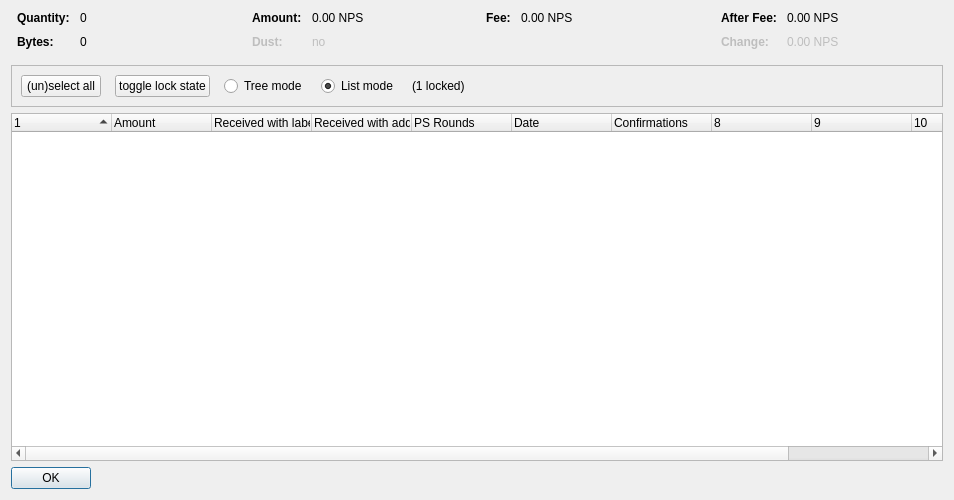
<?xml version="1.0" encoding="UTF-8"?>
<ui version="4.0">
 <class>CoinControlDialog</class>
 <widget class="QDialog" name="CoinControlDialog">
  <property name="geometry">
   <rect>
    <x>0</x>
    <y>0</y>
    <width>954</width>
    <height>500</height>
   </rect>
  </property>
  <property name="windowTitle">
   <string>Coin Selection</string>
  </property>
  <layout class="QVBoxLayout" name="verticalLayout">
   <item>
    <layout class="QHBoxLayout" name="horizontalLayoutTop" stretch="0,0,0,0">
     <property name="topMargin">
      <number>0</number>
     </property>
     <property name="bottomMargin">
      <number>10</number>
     </property>
     <item>
      <layout class="QFormLayout" name="formLayoutCoinControl1">
       <property name="horizontalSpacing">
        <number>10</number>
       </property>
       <property name="verticalSpacing">
        <number>10</number>
       </property>
       <property name="leftMargin">
        <number>6</number>
       </property>
       <property name="rightMargin">
        <number>6</number>
       </property>
       <item row="0" column="0">
        <widget class="QLabel" name="labelCoinControlQuantityText">
         <property name="font">
          <font>
           <weight>75</weight>
           <bold>true</bold>
          </font>
         </property>
         <property name="text">
          <string>Quantity:</string>
         </property>
        </widget>
       </item>
       <item row="0" column="1">
        <widget class="QLabel" name="labelCoinControlQuantity">
         <property name="cursor">
          <cursorShape>IBeamCursor</cursorShape>
         </property>
         <property name="contextMenuPolicy">
          <enum>Qt::ActionsContextMenu</enum>
         </property>
         <property name="text">
          <string notr="true">0</string>
         </property>
         <property name="textInteractionFlags">
          <set>Qt::LinksAccessibleByMouse|Qt::TextSelectableByKeyboard|Qt::TextSelectableByMouse</set>
         </property>
        </widget>
       </item>
       <item row="1" column="0">
        <widget class="QLabel" name="labelCoinControlBytesText">
         <property name="font">
          <font>
           <weight>75</weight>
           <bold>true</bold>
          </font>
         </property>
         <property name="text">
          <string>Bytes:</string>
         </property>
        </widget>
       </item>
       <item row="1" column="1">
        <widget class="QLabel" name="labelCoinControlBytes">
         <property name="cursor">
          <cursorShape>IBeamCursor</cursorShape>
         </property>
         <property name="contextMenuPolicy">
          <enum>Qt::ActionsContextMenu</enum>
         </property>
         <property name="text">
          <string notr="true">0</string>
         </property>
         <property name="textInteractionFlags">
          <set>Qt::LinksAccessibleByMouse|Qt::TextSelectableByKeyboard|Qt::TextSelectableByMouse</set>
         </property>
        </widget>
       </item>
      </layout>
     </item>
     <item>
      <layout class="QFormLayout" name="formLayoutCoinControl2">
       <property name="horizontalSpacing">
        <number>10</number>
       </property>
       <property name="verticalSpacing">
        <number>10</number>
       </property>
       <property name="leftMargin">
        <number>6</number>
       </property>
       <property name="rightMargin">
        <number>6</number>
       </property>
       <item row="0" column="0">
        <widget class="QLabel" name="labelCoinControlAmountText">
         <property name="font">
          <font>
           <weight>75</weight>
           <bold>true</bold>
          </font>
         </property>
         <property name="text">
          <string>Amount:</string>
         </property>
        </widget>
       </item>
       <item row="0" column="1">
        <widget class="QLabel" name="labelCoinControlAmount">
         <property name="cursor">
          <cursorShape>IBeamCursor</cursorShape>
         </property>
         <property name="contextMenuPolicy">
          <enum>Qt::ActionsContextMenu</enum>
         </property>
         <property name="text">
          <string notr="true">0.00 NPS</string>
         </property>
         <property name="textInteractionFlags">
          <set>Qt::LinksAccessibleByMouse|Qt::TextSelectableByKeyboard|Qt::TextSelectableByMouse</set>
         </property>
        </widget>
       </item>
       <item row="1" column="0">
        <widget class="QLabel" name="labelCoinControlLowOutputText">
         <property name="enabled">
          <bool>false</bool>
         </property>
         <property name="font">
          <font>
           <weight>75</weight>
           <bold>true</bold>
          </font>
         </property>
         <property name="text">
          <string>Dust:</string>
         </property>
        </widget>
       </item>
       <item row="1" column="1">
        <widget class="QLabel" name="labelCoinControlLowOutput">
         <property name="enabled">
          <bool>false</bool>
         </property>
         <property name="cursor">
          <cursorShape>IBeamCursor</cursorShape>
         </property>
         <property name="contextMenuPolicy">
          <enum>Qt::ActionsContextMenu</enum>
         </property>
         <property name="text">
          <string notr="true">no</string>
         </property>
         <property name="textInteractionFlags">
          <set>Qt::LinksAccessibleByMouse|Qt::TextSelectableByKeyboard|Qt::TextSelectableByMouse</set>
         </property>
        </widget>
       </item>
      </layout>
     </item>
     <item>
      <layout class="QFormLayout" name="formLayoutCoinControl3">
       <property name="horizontalSpacing">
        <number>10</number>
       </property>
       <property name="verticalSpacing">
        <number>10</number>
       </property>
       <property name="leftMargin">
        <number>6</number>
       </property>
       <property name="rightMargin">
        <number>6</number>
       </property>
       <item row="0" column="0">
        <widget class="QLabel" name="labelCoinControlFeeText">
         <property name="font">
          <font>
           <weight>75</weight>
           <bold>true</bold>
          </font>
         </property>
         <property name="text">
          <string>Fee:</string>
         </property>
        </widget>
       </item>
       <item row="0" column="1">
        <widget class="QLabel" name="labelCoinControlFee">
         <property name="cursor">
          <cursorShape>IBeamCursor</cursorShape>
         </property>
         <property name="contextMenuPolicy">
          <enum>Qt::ActionsContextMenu</enum>
         </property>
         <property name="text">
          <string notr="true">0.00 NPS</string>
         </property>
         <property name="textInteractionFlags">
          <set>Qt::LinksAccessibleByMouse|Qt::TextSelectableByKeyboard|Qt::TextSelectableByMouse</set>
         </property>
        </widget>
       </item>
      </layout>
     </item>
     <item>
      <layout class="QFormLayout" name="formLayoutCoinControl4">
       <property name="horizontalSpacing">
        <number>10</number>
       </property>
       <property name="verticalSpacing">
        <number>10</number>
       </property>
       <property name="leftMargin">
        <number>6</number>
       </property>
       <property name="rightMargin">
        <number>6</number>
       </property>
       <item row="0" column="0">
        <widget class="QLabel" name="labelCoinControlAfterFeeText">
         <property name="font">
          <font>
           <weight>75</weight>
           <bold>true</bold>
          </font>
         </property>
         <property name="text">
          <string>After Fee:</string>
         </property>
        </widget>
       </item>
       <item row="0" column="1">
        <widget class="QLabel" name="labelCoinControlAfterFee">
         <property name="cursor">
          <cursorShape>IBeamCursor</cursorShape>
         </property>
         <property name="contextMenuPolicy">
          <enum>Qt::ActionsContextMenu</enum>
         </property>
         <property name="text">
          <string notr="true">0.00 NPS</string>
         </property>
         <property name="textInteractionFlags">
          <set>Qt::LinksAccessibleByMouse|Qt::TextSelectableByKeyboard|Qt::TextSelectableByMouse</set>
         </property>
        </widget>
       </item>
       <item row="1" column="0">
        <widget class="QLabel" name="labelCoinControlChangeText">
         <property name="enabled">
          <bool>false</bool>
         </property>
         <property name="font">
          <font>
           <weight>75</weight>
           <bold>true</bold>
          </font>
         </property>
         <property name="text">
          <string>Change:</string>
         </property>
        </widget>
       </item>
       <item row="1" column="1">
        <widget class="QLabel" name="labelCoinControlChange">
         <property name="enabled">
          <bool>false</bool>
         </property>
         <property name="cursor">
          <cursorShape>IBeamCursor</cursorShape>
         </property>
         <property name="contextMenuPolicy">
          <enum>Qt::ActionsContextMenu</enum>
         </property>
         <property name="text">
          <string notr="true">0.00 NPS</string>
         </property>
         <property name="textInteractionFlags">
          <set>Qt::LinksAccessibleByMouse|Qt::TextSelectableByKeyboard|Qt::TextSelectableByMouse</set>
         </property>
        </widget>
       </item>
      </layout>
     </item>
    </layout>
   </item>
   <item>
    <widget class="QFrame" name="frame">
     <property name="minimumSize">
      <size>
       <width>0</width>
       <height>40</height>
      </size>
     </property>
     <property name="frameShape">
      <enum>QFrame::StyledPanel</enum>
     </property>
     <property name="frameShadow">
      <enum>QFrame::Sunken</enum>
     </property>
     <layout class="QHBoxLayout" name="horizontalLayout">
      <item>
       <layout class="QHBoxLayout" name="horizontalLayoutPanel" stretch="0,0,0,0,0,0">
        <property name="spacing">
         <number>14</number>
        </property>
        <item>
         <widget class="QPushButton" name="pushButtonSelectAll">
          <property name="sizePolicy">
           <sizepolicy hsizetype="Maximum" vsizetype="Fixed">
            <horstretch>0</horstretch>
            <verstretch>0</verstretch>
           </sizepolicy>
          </property>
          <property name="text">
           <string>(un)select all</string>
          </property>
          <property name="autoDefault">
           <bool>false</bool>
          </property>
         </widget>
        </item>
        <item>
         <widget class="QPushButton" name="pushButtonToggleLock">
          <property name="sizePolicy">
           <sizepolicy hsizetype="Maximum" vsizetype="Fixed">
            <horstretch>0</horstretch>
            <verstretch>0</verstretch>
           </sizepolicy>
          </property>
          <property name="text">
           <string>toggle lock state</string>
          </property>
          <property name="autoDefault">
           <bool>false</bool>
          </property>
         </widget>
        </item>
        <item>
         <widget class="QRadioButton" name="radioTreeMode">
          <property name="sizePolicy">
           <sizepolicy hsizetype="Maximum" vsizetype="Fixed">
            <horstretch>0</horstretch>
            <verstretch>0</verstretch>
           </sizepolicy>
          </property>
          <property name="text">
           <string>Tree mode</string>
          </property>
         </widget>
        </item>
        <item>
         <widget class="QRadioButton" name="radioListMode">
          <property name="sizePolicy">
           <sizepolicy hsizetype="Maximum" vsizetype="Fixed">
            <horstretch>0</horstretch>
            <verstretch>0</verstretch>
           </sizepolicy>
          </property>
          <property name="text">
           <string>List mode</string>
          </property>
          <property name="checked">
           <bool>true</bool>
          </property>
         </widget>
        </item>
        <item>
         <widget class="QLabel" name="labelLocked">
          <property name="text">
           <string>(1 locked)</string>
          </property>
         </widget>
        </item>
        <item>
         <spacer name="horizontalSpacer">
          <property name="orientation">
           <enum>Qt::Horizontal</enum>
          </property>
          <property name="sizeHint" stdset="0">
           <size>
            <width>40</width>
            <height>20</height>
           </size>
          </property>
         </spacer>
        </item>
       </layout>
      </item>
     </layout>
    </widget>
   </item>
   <item>
    <widget class="CoinControlTreeWidget" name="treeWidget">
     <property name="contextMenuPolicy">
      <enum>Qt::CustomContextMenu</enum>
     </property>
     <property name="sortingEnabled">
      <bool>false</bool>
     </property>
     <property name="columnCount">
      <number>11</number>
     </property>
     <attribute name="headerShowSortIndicator" stdset="0">
      <bool>true</bool>
     </attribute>
     <attribute name="headerStretchLastSection">
      <bool>false</bool>
     </attribute>
     <column>
      <property name="text">
       <string/>
      </property>
     </column>
     <column>
      <property name="text">
       <string>Amount</string>
      </property>
     </column>
     <column>
      <property name="text">
       <string>Received with label</string>
      </property>
     </column>
     <column>
      <property name="text">
       <string>Received with address</string>
      </property>
     </column>
     <column>
      <property name="text">
       <string>PS Rounds</string>
      </property>
     </column>
     <column>
      <property name="text">
       <string>Date</string>
      </property>
     </column>
     <column>
      <property name="text">
       <string>Confirmations</string>
      </property>
      <property name="toolTip">
       <string>Confirmed</string>
      </property>
     </column>
     <column>
      <property name="text">
       <string/>
      </property>
     </column>
     <column>
      <property name="text">
       <string/>
      </property>
     </column>
     <column>
      <property name="text">
       <string/>
      </property>
     </column>
     <column>
      <property name="text">
       <string/>
      </property>
     </column>
    </widget>
   </item>
   <item>
    <widget class="QDialogButtonBox" name="buttonBox">
     <property name="sizePolicy">
      <sizepolicy hsizetype="Maximum" vsizetype="Fixed">
       <horstretch>0</horstretch>
       <verstretch>0</verstretch>
      </sizepolicy>
     </property>
     <property name="orientation">
      <enum>Qt::Horizontal</enum>
     </property>
     <property name="standardButtons">
      <set>QDialogButtonBox::Ok</set>
     </property>
    </widget>
   </item>
  </layout>
 </widget>
 <customwidgets>
  <customwidget>
   <class>CoinControlTreeWidget</class>
   <extends>QTreeWidget</extends>
   <header>coincontroltreewidget.h</header>
  </customwidget>
 </customwidgets>
 <resources/>
 <connections/>
</ui>
